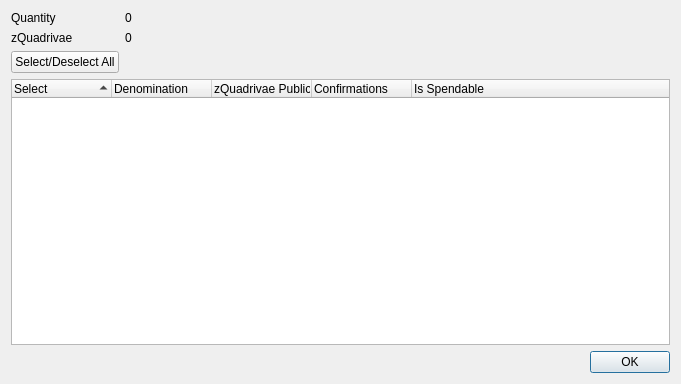
<?xml version="1.0" encoding="UTF-8"?>
<ui version="4.0">
 <class>ZQuadrivaeControlDialog</class>
 <widget class="QDialog" name="ZQuadrivaeControlDialog">
  <property name="geometry">
   <rect>
    <x>0</x>
    <y>0</y>
    <width>681</width>
    <height>384</height>
   </rect>
  </property>
  <property name="minimumSize">
   <size>
    <width>681</width>
    <height>384</height>
   </size>
  </property>
  <property name="windowTitle">
   <string>Select zQuadrivae to Spend</string>
  </property>
  <layout class="QGridLayout" name="gridLayout">
   <item row="0" column="0">
    <layout class="QFormLayout" name="formLayout">
     <property name="sizeConstraint">
      <enum>QLayout::SetDefaultConstraint</enum>
     </property>
     <item row="0" column="0">
      <widget class="QLabel" name="labelQuantity">
       <property name="text">
        <string>Quantity</string>
       </property>
      </widget>
     </item>
     <item row="0" column="1">
      <widget class="QLabel" name="labelQuantity_int">
       <property name="text">
        <string>0</string>
       </property>
      </widget>
     </item>
     <item row="1" column="0">
      <widget class="QLabel" name="labelZQuadrivae">
       <property name="text">
        <string>zQuadrivae</string>
       </property>
      </widget>
     </item>
     <item row="1" column="1">
      <widget class="QLabel" name="labelZQuadrivae_int">
       <property name="text">
        <string>0</string>
       </property>
      </widget>
     </item>
     <item row="2" column="0">
      <widget class="QPushButton" name="pushButtonAll">
       <property name="text">
        <string>Select/Deselect All</string>
       </property>
      </widget>
     </item>
    </layout>
   </item>
   <item row="1" column="0">
    <layout class="QVBoxLayout" name="verticalLayout">
     <item>
      <widget class="QTreeWidget" name="treeWidget">
       <property name="minimumSize">
        <size>
         <width>0</width>
         <height>250</height>
        </size>
       </property>
       <property name="alternatingRowColors">
        <bool>true</bool>
       </property>
       <property name="sortingEnabled">
        <bool>true</bool>
       </property>
       <property name="columnCount">
        <number>5</number>
       </property>
       <attribute name="headerDefaultSectionSize">
        <number>100</number>
       </attribute>
       <column>
        <property name="text">
         <string notr="true">Select</string>
        </property>
       </column>
       <column>
        <property name="text">
         <string notr="true">Denomination</string>
        </property>
       </column>
       <column>
        <property name="text">
         <string notr="true">zQuadrivae Public ID</string>
        </property>
       </column>
       <column>
        <property name="text">
         <string notr="true">Confirmations</string>
        </property>
       </column>
       <column>
        <property name="text">
         <string>Is Spendable</string>
        </property>
       </column>
      </widget>
     </item>
     <item>
      <widget class="QDialogButtonBox" name="buttonBox">
       <property name="orientation">
        <enum>Qt::Horizontal</enum>
       </property>
       <property name="standardButtons">
        <set>QDialogButtonBox::Ok</set>
       </property>
      </widget>
     </item>
    </layout>
   </item>
  </layout>
 </widget>
 <resources/>
 <connections>
  <connection>
   <sender>buttonBox</sender>
   <signal>accepted()</signal>
   <receiver>ZQuadrivaeControlDialog</receiver>
   <slot>accept()</slot>
   <hints>
    <hint type="sourcelabel">
     <x>248</x>
     <y>254</y>
    </hint>
    <hint type="destinationlabel">
     <x>157</x>
     <y>274</y>
    </hint>
   </hints>
  </connection>
  <connection>
   <sender>buttonBox</sender>
   <signal>rejected()</signal>
   <receiver>ZQuadrivaeControlDialog</receiver>
   <slot>reject()</slot>
   <hints>
    <hint type="sourcelabel">
     <x>316</x>
     <y>260</y>
    </hint>
    <hint type="destinationlabel">
     <x>286</x>
     <y>274</y>
    </hint>
   </hints>
  </connection>
 </connections>
</ui>
